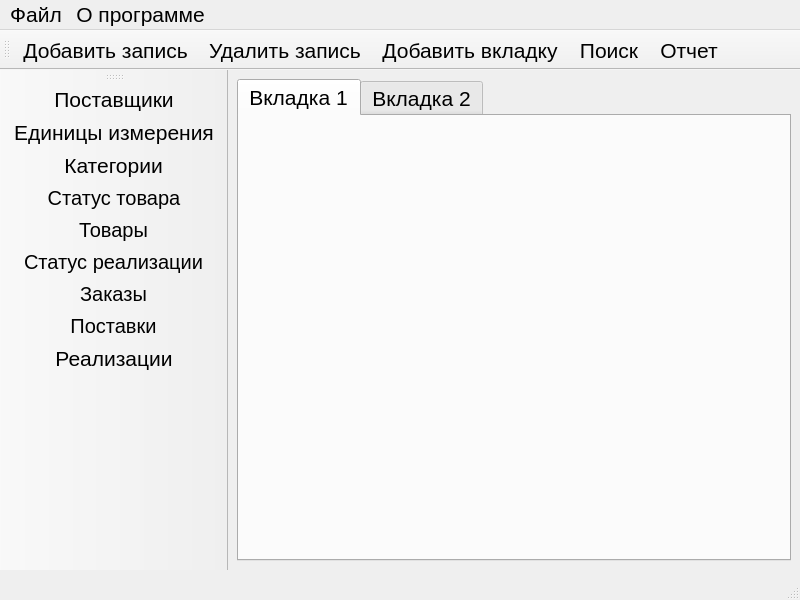
<?xml version="1.0" encoding="UTF-8"?>
<ui version="4.0">
 <class>MainWindow</class>
 <widget class="QMainWindow" name="MainWindow">
  <property name="geometry">
   <rect>
    <x>0</x>
    <y>0</y>
    <width>800</width>
    <height>600</height>
   </rect>
  </property>
  <property name="font">
   <font>
    <pointsize>16</pointsize>
   </font>
  </property>
  <property name="windowTitle">
   <string>StockTrack</string>
  </property>
  <widget class="QWidget" name="centralwidget">
   <layout class="QVBoxLayout" name="verticalLayout">
    <item>
     <widget class="QTabWidget" name="tabWidget">
      <property name="autoFillBackground">
       <bool>true</bool>
      </property>
      <property name="tabPosition">
       <enum>QTabWidget::North</enum>
      </property>
      <property name="tabShape">
       <enum>QTabWidget::Rounded</enum>
      </property>
      <property name="currentIndex">
       <number>0</number>
      </property>
      <property name="elideMode">
       <enum>Qt::ElideNone</enum>
      </property>
      <property name="movable">
       <bool>true</bool>
      </property>
      <property name="tabBarAutoHide">
       <bool>true</bool>
      </property>
      <widget class="QWidget" name="tab">
       <attribute name="title">
        <string>Вкладка 1</string>
       </attribute>
      </widget>
      <widget class="QWidget" name="tab_2">
       <attribute name="title">
        <string>Вкладка 2</string>
       </attribute>
      </widget>
     </widget>
    </item>
   </layout>
  </widget>
  <widget class="QMenuBar" name="menubar">
   <property name="geometry">
    <rect>
     <x>0</x>
     <y>0</y>
     <width>800</width>
     <height>30</height>
    </rect>
   </property>
   <widget class="QMenu" name="menu">
    <property name="title">
     <string>Файл</string>
    </property>
    <widget class="QMenu" name="menu_2">
     <property name="title">
      <string>Экспортировать</string>
     </property>
     <addaction name="exportExcel"/>
    </widget>
    <addaction name="menu_2"/>
   </widget>
   <widget class="QMenu" name="menu_3">
    <property name="title">
     <string>О программе</string>
    </property>
   </widget>
   <addaction name="menu"/>
   <addaction name="menu_3"/>
  </widget>
  <widget class="QStatusBar" name="statusbar"/>
  <widget class="QToolBar" name="Menu">
   <property name="font">
    <font>
     <pointsize>16</pointsize>
    </font>
   </property>
   <property name="windowTitle">
    <string>toolBar</string>
   </property>
   <attribute name="toolBarArea">
    <enum>LeftToolBarArea</enum>
   </attribute>
   <attribute name="toolBarBreak">
    <bool>false</bool>
   </attribute>
   <addaction name="contractors"/>
   <addaction name="units_of_measurmant"/>
   <addaction name="category"/>
   <addaction name="status_goods"/>
   <addaction name="goods"/>
   <addaction name="status_realization"/>
   <addaction name="orders"/>
   <addaction name="shipment"/>
   <addaction name="realization"/>
  </widget>
  <widget class="QToolBar" name="toolBar">
   <property name="windowTitle">
    <string>toolBar</string>
   </property>
   <attribute name="toolBarArea">
    <enum>TopToolBarArea</enum>
   </attribute>
   <attribute name="toolBarBreak">
    <bool>false</bool>
   </attribute>
   <addaction name="add_record"/>
   <addaction name="delete_record"/>
   <addaction name="add_tab"/>
   <addaction name="search"/>
   <addaction name="report_action"/>
  </widget>
  <action name="contractors">
   <property name="checkable">
    <bool>true</bool>
   </property>
   <property name="text">
    <string>Поставщики</string>
   </property>
   <property name="toolTip">
    <string>&lt;html&gt;&lt;head/&gt;&lt;body&gt;&lt;p&gt;&lt;span style=&quot; font-size:22pt;&quot;&gt;Контрагенты&lt;/span&gt;&lt;/p&gt;&lt;/body&gt;&lt;/html&gt;</string>
   </property>
   <property name="menuRole">
    <enum>QAction::TextHeuristicRole</enum>
   </property>
  </action>
  <action name="units_of_measurmant">
   <property name="checkable">
    <bool>true</bool>
   </property>
   <property name="text">
    <string>Единицы измерения</string>
   </property>
   <property name="menuRole">
    <enum>QAction::NoRole</enum>
   </property>
  </action>
  <action name="category">
   <property name="checkable">
    <bool>true</bool>
   </property>
   <property name="text">
    <string>Категории</string>
   </property>
   <property name="toolTip">
    <string>&lt;html&gt;&lt;head/&gt;&lt;body&gt;&lt;p&gt;Категории&lt;/p&gt;&lt;/body&gt;&lt;/html&gt;</string>
   </property>
   <property name="menuRole">
    <enum>QAction::NoRole</enum>
   </property>
  </action>
  <action name="status_goods">
   <property name="checkable">
    <bool>true</bool>
   </property>
   <property name="text">
    <string>Статус товара</string>
   </property>
   <property name="font">
    <font>
     <pointsize>15</pointsize>
    </font>
   </property>
  </action>
  <action name="goods">
   <property name="checkable">
    <bool>true</bool>
   </property>
   <property name="text">
    <string>Товары</string>
   </property>
   <property name="font">
    <font>
     <pointsize>15</pointsize>
    </font>
   </property>
  </action>
  <action name="status_realization">
   <property name="checkable">
    <bool>true</bool>
   </property>
   <property name="text">
    <string>Статус реализации</string>
   </property>
   <property name="toolTip">
    <string>Статус реализации</string>
   </property>
   <property name="font">
    <font>
     <pointsize>15</pointsize>
    </font>
   </property>
  </action>
  <action name="orders">
   <property name="checkable">
    <bool>true</bool>
   </property>
   <property name="text">
    <string>Заказы</string>
   </property>
   <property name="font">
    <font>
     <pointsize>15</pointsize>
    </font>
   </property>
  </action>
  <action name="shipment">
   <property name="checkable">
    <bool>true</bool>
   </property>
   <property name="text">
    <string>Поставки</string>
   </property>
   <property name="font">
    <font>
     <pointsize>15</pointsize>
    </font>
   </property>
  </action>
  <action name="Role">
   <property name="text">
    <string>Роли</string>
   </property>
   <property name="font">
    <font>
     <pointsize>15</pointsize>
    </font>
   </property>
  </action>
  <action name="Rights">
   <property name="text">
    <string>Права</string>
   </property>
   <property name="font">
    <font>
     <pointsize>15</pointsize>
    </font>
   </property>
  </action>
  <action name="Inf_programm">
   <property name="text">
    <string>Информация о программе</string>
   </property>
  </action>
  <action name="realization">
   <property name="checkable">
    <bool>true</bool>
   </property>
   <property name="text">
    <string>Реализации</string>
   </property>
   <property name="menuRole">
    <enum>QAction::NoRole</enum>
   </property>
  </action>
  <action name="add_record">
   <property name="icon">
    <iconset resource="resource.qrc">
     <normaloff>:/image/Action_table_img/add.png</normaloff>:/image/Action_table_img/add.png</iconset>
   </property>
   <property name="text">
    <string>Добавить запись</string>
   </property>
  </action>
  <action name="delete_record">
   <property name="icon">
    <iconset resource="resource.qrc">
     <normaloff>:/image/Action_table_img/delete.png</normaloff>:/image/Action_table_img/delete.png</iconset>
   </property>
   <property name="text">
    <string>Удалить запись</string>
   </property>
  </action>
  <action name="add_tab">
   <property name="icon">
    <iconset resource="resource.qrc">
     <normaloff>:/image/Action_table_img/add_tab.png</normaloff>:/image/Action_table_img/add_tab.png</iconset>
   </property>
   <property name="text">
    <string>Добавить вкладку</string>
   </property>
   <property name="shortcut">
    <string>Ctrl+T</string>
   </property>
   <property name="menuRole">
    <enum>QAction::NoRole</enum>
   </property>
  </action>
  <action name="remove_tab">
   <property name="text">
    <string>Удалить вкладку</string>
   </property>
   <property name="shortcut">
    <string>Ctrl+W</string>
   </property>
   <property name="menuRole">
    <enum>QAction::NoRole</enum>
   </property>
  </action>
  <action name="exportExcel">
   <property name="checkable">
    <bool>false</bool>
   </property>
   <property name="text">
    <string>Excel</string>
   </property>
   <property name="toolTip">
    <string>Excel</string>
   </property>
  </action>
  <action name="search">
   <property name="icon">
    <iconset resource="resource.qrc">
     <normaloff>:/image/Action_table_img/search.png</normaloff>:/image/Action_table_img/search.png</iconset>
   </property>
   <property name="text">
    <string>Поиск</string>
   </property>
   <property name="menuRole">
    <enum>QAction::NoRole</enum>
   </property>
  </action>
  <action name="report_action">
   <property name="icon">
    <iconset resource="resource.qrc">
     <normaloff>:/image/Action_table_img/report.png</normaloff>:/image/Action_table_img/report.png</iconset>
   </property>
   <property name="text">
    <string>Отчет</string>
   </property>
   <property name="menuRole">
    <enum>QAction::NoRole</enum>
   </property>
  </action>
 </widget>
 <resources>
  <include location="resource.qrc"/>
 </resources>
 <connections/>
</ui>
